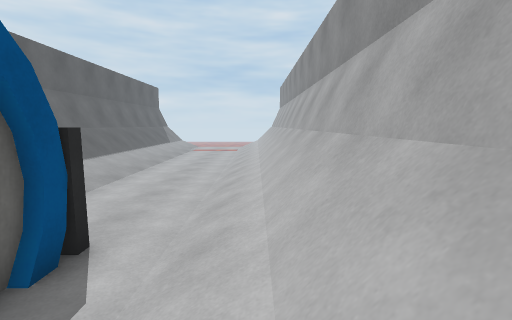
View 1 (above)

15 first-person views from a walk through a scene from a Unity 3-D project. The camera is 1.3 m above the floor, tilts 6° down and sees 85° across. The floor is counted in squares, 1 m on a side. Each view is taken from the middle of a square. On the plan, view 1 faces up. The plan holds only what a view shows up to about 13 squares ahead; the rest is blank. The place goes on beyond the plan. Some surface patterns are stand-ins.

View 2
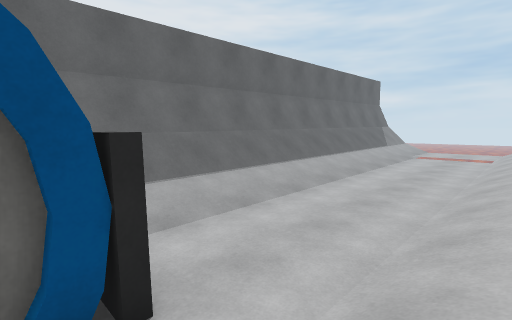

View 3
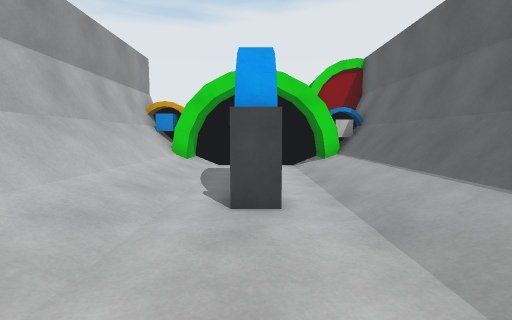

View 4
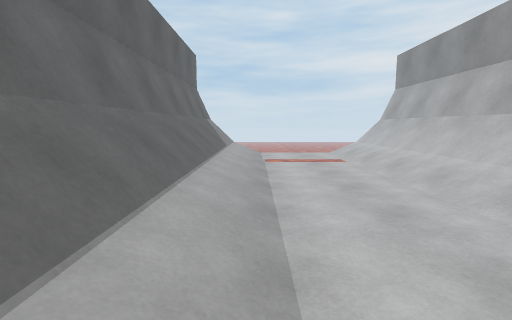

View 5
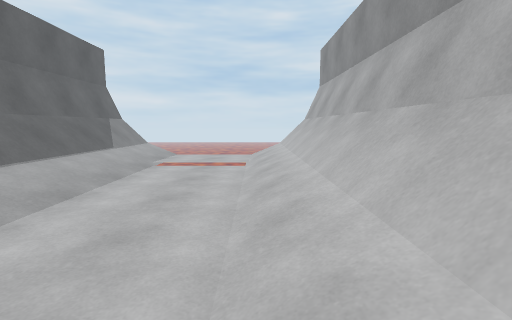

View 6
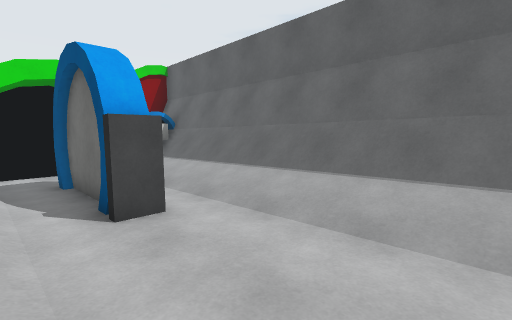

View 7
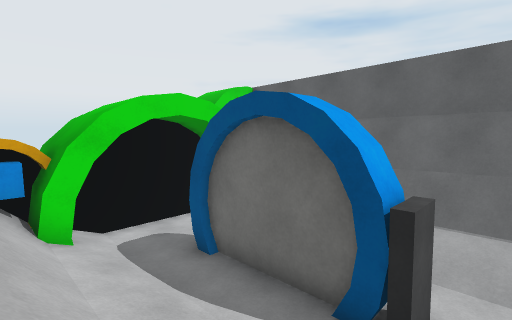

View 8
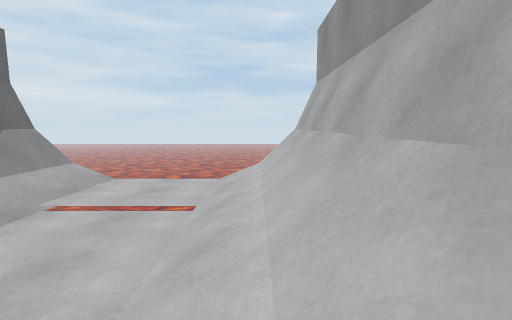

View 9
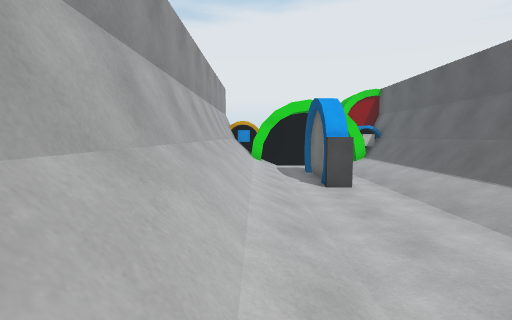

View 10
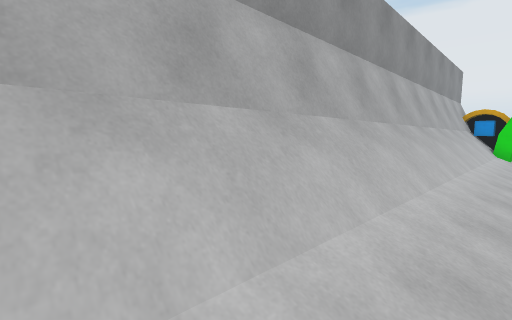

View 11
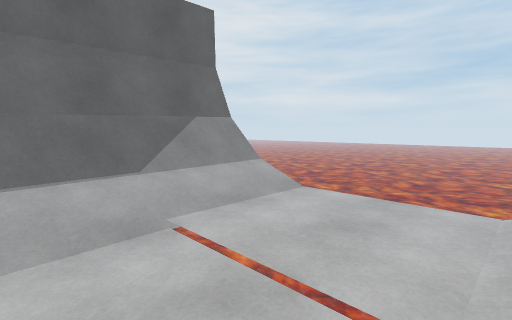

View 12
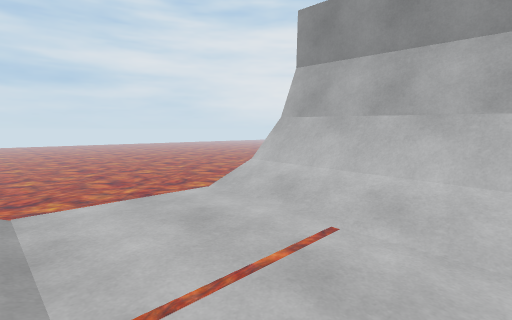

View 13
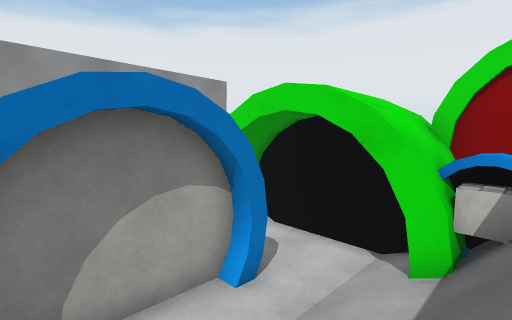

View 14
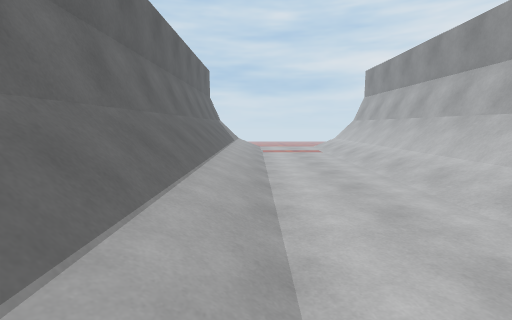

View 15
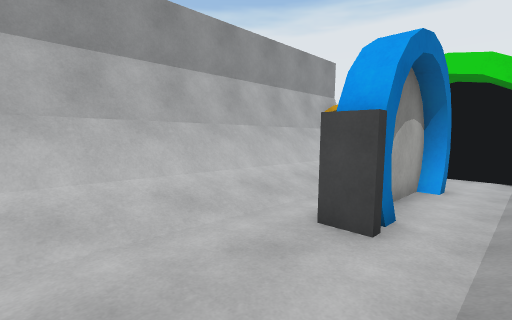

### Floor plan
Key: @ floor where view 1 was taken; # wall or solid block; x gap in a wall; . main floor; : floor 0.25 m higher than the main floor; - floor 0.25 m lower than the main floor; / step, stairs or slope; v drop or lower ground; O other object.
Columns run from 10 left of view 1 to 2 right of it. Each row starts with its distance up from view 1.
 24 vvvvvvvvvvvvv
 23   x///:::///x
 22   #///:::///#
 21   #///:::///#
 20   #///:::///#
 19   #///...///#
 18   #///...///#
 17   #///...///#
 16   #///...///#
 15   #///...///#
 14   #///...///#
 13   #///...///#
 12   #///...///#
 11   #///...///#
 10   #///...///#
  9   #///...///#
  8   #///---///#
  7   #///---///#
  6   #///---///#
  5   #///---///#
  4   #///-O-///#
  3   #///-O-///#
  2   #///-O-///#
  1   #///-O-///#
  0   #///-O-/@/#
 -1   #///-O-///#
 -2   #/OO---OO/#
 -3   #OOO---OOO#
 -4   ###OOOOOO #
 -5     OO   OO
 -6     O

Where each view was taken, in squares from view 1:
view 1: 0 up, 0 right, facing up
view 2: 3 up, 0 right, facing up-left
view 3: 9 up, 3 left, facing down
view 4: 9 up, 5 left, facing up
view 5: 10 up, 1 left, facing up
view 6: 9 up, 1 left, facing down-left
view 7: 5 up, 1 right, facing down-left
view 8: 14 up, 0 right, facing up
view 9: 14 up, 0 right, facing down
view 10: 14 up, 1 left, facing down-right
view 11: 18 up, 1 left, facing up-left
view 12: 18 up, 5 left, facing up-right
view 13: 3 up, 7 left, facing down-right
view 14: 5 up, 5 left, facing up
view 15: 8 up, 5 left, facing down-right
